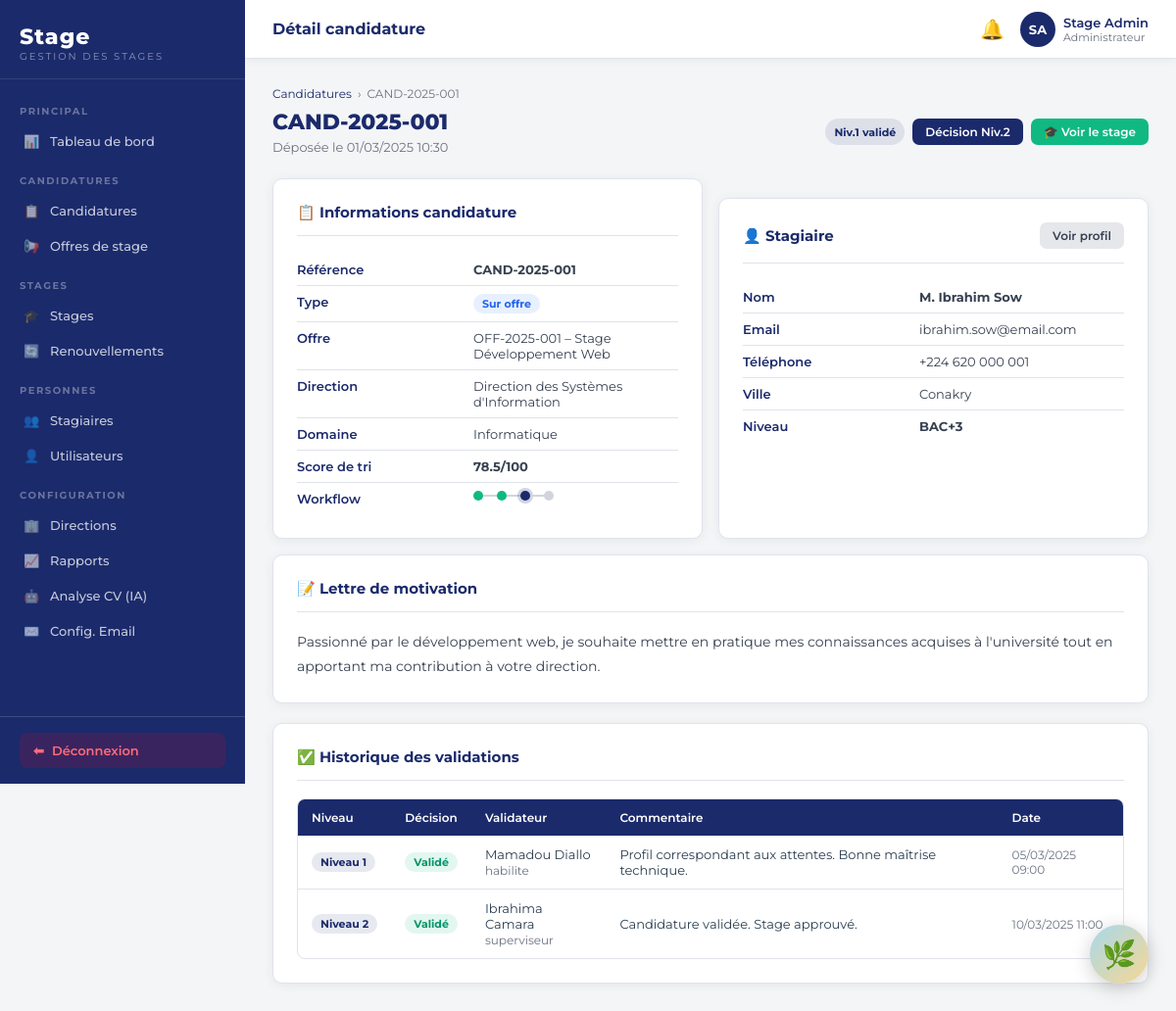
The app's page /backoffice.php?page=candidature_detail&id=1 (signed in) with its own data.
### tables this page shows
CREATE TABLE IF NOT EXISTS candidatures (
    id INT AUTO_INCREMENT PRIMARY KEY,
    reference VARCHAR(30) UNIQUE NOT NULL,
    stagiaire_id INT NOT NULL,
    offre_id INT,
    type_candidature ENUM('offre','spontanee') DEFAULT 'spontanee',
    domaine_id INT,
    direction_id INT,
    score_tri DECIMAL(5,2) DEFAULT 0,
    statut_global ENUM('soumise','niv1_en_cours','niv1_valide','validee','niv1_rejete','rejetee','complement') DEFAULT 'soumise',
    motivation TEXT,
    date_candidature TIMESTAMP DEFAULT CURRENT_TIMESTAMP,
    FOREIGN KEY (stagiaire_id) REFERENCES stagiaires(id) ON DELETE CASCADE,
    FOREIGN KEY (offre_id) REFERENCES offres_stage(id) ON DELETE SET NULL,
    FOREIGN KEY (domaine_id) REFERENCES domaines(id) ON DELETE SET NULL,
    FOREIGN KEY (direction_id) REFERENCES directions(id) ON DELETE SET NULL
);

CREATE TABLE IF NOT EXISTS offres_stage (
    id INT AUTO_INCREMENT PRIMARY KEY,
    reference VARCHAR(30) UNIQUE NOT NULL,
    titre VARCHAR(200) NOT NULL,
    description TEXT,
    profil_recherche TEXT,
    direction_id INT,
    domaine_id INT,
    niveau_minimum ENUM('bac','bac+2','bac+3','bac+4','bac+5','doctorat') DEFAULT 'bac+3',
    experience_minimale INT DEFAULT 0 COMMENT 'en mois',
    nb_places INT DEFAULT 1,
    date_publication DATE,
    date_limite DATE,
    statut ENUM('ouverte','fermee','archivee') DEFAULT 'ouverte',
    creee_par INT,
    created_at TIMESTAMP DEFAULT CURRENT_TIMESTAMP,
    FOREIGN KEY (direction_id) REFERENCES directions(id) ON DELETE SET NULL,
    FOREIGN KEY (domaine_id) REFERENCES domaines(id) ON DELETE SET NULL,
    FOREIGN KEY (creee_par) REFERENCES utilisateurs(id) ON DELETE SET NULL
);

CREATE TABLE IF NOT EXISTS directions (
    id INT AUTO_INCREMENT PRIMARY KEY,
    libelle VARCHAR(150) NOT NULL,
    abreviation VARCHAR(20),
    actif TINYINT(1) DEFAULT 1,
    created_at TIMESTAMP DEFAULT CURRENT_TIMESTAMP
);

CREATE TABLE IF NOT EXISTS domaines (
    id INT AUTO_INCREMENT PRIMARY KEY,
    libelle VARCHAR(150) NOT NULL,
    actif TINYINT(1) DEFAULT 1,
    created_at TIMESTAMP DEFAULT CURRENT_TIMESTAMP
);

CREATE TABLE IF NOT EXISTS utilisateurs (
    id INT AUTO_INCREMENT PRIMARY KEY,
    nom VARCHAR(100) NOT NULL,
    prenom VARCHAR(100) NOT NULL,
    email VARCHAR(191) NOT NULL UNIQUE,
    mot_de_passe VARCHAR(255) NOT NULL,
    role ENUM('administrateur','habilite','superviseur','directeur','stagiaire') NOT NULL DEFAULT 'stagiaire',
    actif TINYINT(1) DEFAULT 1,
    civilite ENUM('M.','Mme') DEFAULT 'M.',
    created_at TIMESTAMP DEFAULT CURRENT_TIMESTAMP
);

CREATE TABLE IF NOT EXISTS stagiaires (
    id INT AUTO_INCREMENT PRIMARY KEY,
    utilisateur_id INT NOT NULL,
    niveau_etude ENUM('bac','bac+2','bac+3','bac+4','bac+5','doctorat') DEFAULT 'bac+3',
    telephone VARCHAR(30),
    adresse TEXT,
    ville VARCHAR(100),
    nationalite VARCHAR(100) DEFAULT 'Guinéenne',
    date_naissance DATE,
    sexe ENUM('M','F') DEFAULT 'M',
    domaine_principal_id INT,
    date_inscription TIMESTAMP DEFAULT CURRENT_TIMESTAMP,
    cv_fichier VARCHAR(255),
    cv_analyse JSON,
    piece_identite VARCHAR(255),
    diplome_fichier VARCHAR(255),
    FOREIGN KEY (utilisateur_id) REFERENCES utilisateurs(id) ON DELETE CASCADE,
    FOREIGN KEY (domaine_principal_id) REFERENCES domaines(id) ON DELETE SET NULL
);

CREATE TABLE IF NOT EXISTS validations_candidature (
    id INT AUTO_INCREMENT PRIMARY KEY,
    candidature_id INT NOT NULL,
    niveau_validation ENUM('niv1','niv2') NOT NULL,
    validateur_id INT,
    statut ENUM('en_attente','valide','rejete','complement') DEFAULT 'en_attente',
    commentaire TEXT,
    date_decision TIMESTAMP NULL,
    FOREIGN KEY (candidature_id) REFERENCES candidatures(id) ON DELETE CASCADE,
    FOREIGN KEY (validateur_id) REFERENCES utilisateurs(id) ON DELETE SET NULL
);

### backoffice.php (called while the page is built, shortened)
<?php
require_once __DIR__ . '/config.php';
$page = preg_replace('/[^a-zA-Z0-9_\-]/', '', $_GET['page'] ?? 'dashboard');
$file = __DIR__ . "/pages/admin/{$page}.php";
include $file;

### pages/admin/candidature_detail.php (the view, shortened to what this page needs)
<?php
require_once __DIR__ . '/../../includes/header.php';
$pdo = getPDO();
$id = (int)($_GET['id'] ?? 0);
$stmt = $pdo->prepare('SELECT c.*, u.nom, u.prenom, u.email, u.civilite, s.id as stag_id, s.niveau_etude, s.telephone, s.ville, o.titre as offre_titre, o.reference as offre_ref, d.libelle as direction_libelle, dm.libelle as domaine_libelle FROM candidatures c JOIN stagiaires s ON s.id = c.stagiaire_id JOIN utilisateurs u ON u.id = s.utilisateur_id LEFT JOIN offres_stage o ON o.id = c.offre_id LEFT JOIN directions d ON d.id = c.direction_id LEFT JOIN domaines dm ON dm.id = c.domaine_id WHERE c.id = ?');
$stmt->execute([$id]);
$c = $stmt->fetch();
$validations = $pdo->prepare('SELECT v.*, u.nom, u.prenom, u.role FROM validations_candidature v LEFT JOIN utilisateurs u ON u.id = v.validateur_id WHERE v.candidature_id = ? ORDER BY v.niveau_validation ASC');
$validations->execute([$id]);
$validations = $validations->fetchAll();
$stage_existe = $pdo->prepare('SELECT id FROM stages WHERE candidature_id = ?');
$stage_existe->execute([$id]);
$stage_id = $stage_existe->fetchColumn();
$canDecideNiv2 = $c['statut_global'] === 'niv1_valide' && hasRole('administrateur','superviseur','directeur');
?>
<div class="breadcrumb">
  <a href="backoffice.php?page=candidatures">Candidatures</a>
  <span>›</span>
  <span><?= h($c['reference']) ?></span>
</div>
<div class="page-header d-flex justify-between align-center">
  <div>
    <h1><?= h($c['reference']) ?></h1>
    <p>Déposée le <?= h(date('d/m/Y H:i', strtotime($c['date_candidature']))) ?></p>
  </div>
  <div class="d-flex gap-2">
    <?= statusBadge($c['statut_global']) ?>
    <?php if ($canDecideNiv2): ?>
    <button class="btn btn-primary btn-sm" onclick="openModal('modal-niv2')">Décision Niv.2</button>
    <?php endif; ?>
    <?php if ($stage_id): ?>
    <a href="backoffice.php?page=stage_detail&amp;id=<?= $stage_id ?>" class="btn btn-success btn-sm">🎓 Voir le stage</a>
    <?php endif; ?>
  </div>
</div>
<div class="grid-2">
  <div class="card">
    <div class="card-header"><span class="card-title">📋 Informations candidature</span></div>
    <div class="card-body">
      <div class="info-row"><span class="info-label">Référence</span><span class="info-val fw-bold"><?= h($c['reference']) ?></span></div>
      <div class="info-row"><span class="info-label">Type</span><span class="info-val"><?= $c['type_candidature']==='offre'?'<span class="badge badge-info">Sur offre</span>':'<span class="badge badge-secondary">Spontanée</span>' ?></span></div>
      <?php if ($c['offre_titre']): ?>
      <div class="info-row"><span class="info-label">Offre</span><span class="info-val"><?= h($c['offre_ref'] . ' – ' . $c['offre_titre']) ?></span></div>
      <?php endif; ?>
      <div class="info-row"><span class="info-label">Direction</span><span class="info-val"><?= h($c['direction_libelle'] ?? '-') ?></span></div>
      <div class="info-row"><span class="info-label">Domaine</span><span class="info-val"><?= h($c['domaine_libelle'] ?? '-') ?></span></div>
      <div class="info-row"><span class="info-label">Score de tri</span><span class="info-val"><strong><?= number_format((float)$c['score_tri'],1) ?>/100</strong></span></div>
      <div class="info-row"><span class="info-label">Workflow</span><span class="info-val"><?= workflowDots($c['statut_global']) ?></span></div>
    </div>
  </div>
  <div class="card">
    <div class="card-header">
      <span class="card-title">👤 Stagiaire</span>
      <a href="backoffice.php?page=stagiaire_detail&amp;id=<?= $c['stag_id'] ?>" class="btn btn-secondary btn-sm">Voir profil</a>
    </div>
    <div class="card-body">
      <div class="info-row"><span class="info-label">Nom</span><span class="info-val fw-bold"><?= h($c['civilite'] . ' ' . $c['prenom'] . ' ' . $c['nom']) ?></span></div>
      <div class="info-row"><span class="info-label">Email</span><span class="info-val"><?= h($c['email']) ?></span></div>
      <div class="info-row"><span class="info-label">Téléphone</span><span class="info-val"><?= h($c['telephone'] ?? '-') ?></span></div>
      <div class="info-row"><span class="info-label">Ville</span><span class="info-val"><?= h($c['ville'] ?? '-') ?></span></div>
      <div class="info-row"><span class="info-label">Niveau</span><span class="info-val"><strong><?= h(strtoupper($c['niveau_etude'])) ?></strong></span></div>
    </div>
  </div>
</div>
<div class="card mt-4">
  <div class="card-header"><span class="card-title">📝 Lettre de motivation</span></div>
  <div class="card-body">
    <p style="line-height:1.8;font-size:14px;color:#374151;"><?= nl2br(h($c['motivation'] ?? 'Non renseignée.')) ?></p>
  </div>
</div>
<div class="card mt-4">
  <div class="card-header"><span class="card-title">✅ Historique des validations</span></div>
  <?php if (empty($validations)): ?>
  <div class="card-body"><p class="text-muted text-sm">Aucune décision enregistrée.</p></div>
  <?php else: ?>
  <div class="table-wrap">
    <table>
      <thead><tr><th>Niveau</th><th>Décision</th><th>Validateur</th><th>Commentaire</th><th>Date</th></tr></thead>
      <tbody>
        <?php foreach ($validations as $v): ?>
        <tr>
          <td><span class="badge badge-primary"><?= $v['niveau_validation'] === 'niv1' ? 'Niveau 1' : 'Niveau 2' ?></span></td>
          <td><?= statusBadge($v['statut']) ?></td>
          <td><?= h(($v['prenom'] ?? '') . ' ' . ($v['nom'] ?? 'N/A')) ?><br><span class="text-muted text-sm"><?= h($v['role'] ?? '') ?></span></td>
          <td><?= h($v['commentaire'] ?? '-') ?></td>
          <td class="text-sm text-muted"><?= $v['date_decision'] ? h(date('d/m/Y H:i', strtotime($v['date_decision']))) : '-' ?></td>
        </tr>
        <?php endforeach; ?>
      </tbody>
    </table>
  </div>
  <?php endif; ?>
</div>
<?php require_once __DIR__ . '/../../includes/footer.php'; ?>

### config.php (shortened to what this page needs)
<?php
function h(string $s): string {
    return htmlspecialchars($s, ENT_QUOTES, 'UTF-8');
}
function hasRole(string ...$roles): bool {
    return in_array($_SESSION['user']['role'], $roles, true);
}
function workflowDots(string $statut): string {
    $steps = [
        'soumise'        => 1,
        'niv1_en_cours'  => 2,
        'niv1_valide'    => 3,
        'validee'        => 4,
        'niv1_rejete'    => -1,
        'rejetee'        => -2,
        'complement'     => 0,
    ];
    $current = $steps[$statut] ?? 1;
    $labels  = ['Soumise', 'Niv.1', 'Niv.2', 'Validée'];
    $html = '<div class="workflow-dots">';
    foreach ($labels as $i => $label) {
        $step = $i + 1;
        if ($current < 0) {
            $cls = $step <= abs($current) ? 'rejected' : 'pending';
        } elseif ($step < $current) {
            $cls = 'done';
        } elseif ($step === $current) {
            $cls = 'active';
        } else {
            $cls = 'pending';
        }
        $html .= "<span class=\"dot $cls\" title=\"$label\"></span>";
        if ($i < count($labels) - 1) $html .= '<span class="dot-line"></span>';
    }
    $html .= '</div>';
    return $html;
}
function statusBadge(string $statut): string {
    $map = [
        'soumise'        => ['Soumise', 'badge-info'],
        'niv1_en_cours'  => ['Niv.1 en cours', 'badge-warning'],
        'niv1_valide'    => ['Niv.1 validé', 'badge-primary'],
        'validee'        => ['Validée', 'badge-success'],
        'niv1_rejete'    => ['Niv.1 rejeté', 'badge-danger'],
        'rejetee'        => ['Rejetée', 'badge-danger'],
        'complement'     => ['Complément requis', 'badge-warning'],
        'preparation'    => ['Préparation', 'badge-info'],
        'en_cours'       => ['En cours', 'badge-success'],
        'renouvele'      => ['Renouvelé', 'badge-primary'],
        'termine'        => ['Terminé', 'badge-secondary'],
        'interrompu'     => ['Interrompu', 'badge-warning'],
        'annule'         => ['Annulé', 'badge-danger'],
        'ouverte'        => ['Ouverte', 'badge-success'],
        'fermee'         => ['Fermée', 'badge-warning'],
        'archivee'       => ['Archivée', 'badge-secondary'],
        'en_attente'     => ['En attente', 'badge-warning'],
        'valide'         => ['Validé', 'badge-success'],
        'rejete'         => ['Rejeté', 'badge-danger'],
        'precisions'     => ['Précisions requises', 'badge-info'],
        'valide_v'       => ['Validé', 'badge-success'],
        'rejete_v'       => ['Rejeté', 'badge-danger'],
    ];
    [$label, $cls] = $map[$statut] ?? [ucfirst($statut), 'badge-secondary'];
    return "<span class=\"badge $cls\">" . h($label) . '</span>';
}

### includes/header.php (style rules this page uses)
*,*::before,*::after { box-sizing:border-box;margin:0;padding:0 }
html { font-size:15px }
body { font-family:'Montserrat',sans-serif;background:#f4f5f7;color:#2c3e50;display:flex;min-height:100vh }
:root { --navy:#1b2a6b; --navy-dark:#132050; --navy-light:#2d3f8c; --red:#e8001c; --red-dark:#c0001a; --gray-bg:#f4f5f7; --gray-border:#e0e3ed; --gray-text:#6b7280; --white:#ffffff; --success:#10b981; --warning:#f59e0b; --info:#3b82f6; --sidebar-w:250px; }
.page-header { margin-bottom:24px; }
.page-header h1 { font-size:22px;font-weight:800;color:var(--navy); }
.page-header p { color:var(--gray-text);font-size:13px;margin-top:4px; }
.breadcrumb { display:flex;align-items:center;gap:6px;font-size:12px;color:var(--gray-text);margin-bottom:8px; }
.breadcrumb a { color:var(--navy);text-decoration:none; }
.card { background:#fff;border-radius:10px;padding:24px;box-shadow:0 2px 12px rgba(0,0,0,.06);border:1px solid var(--gray-border); }
.card-header { display:flex;align-items:center;justify-content:space-between;margin-bottom:18px;padding-bottom:14px;border-bottom:1px solid var(--gray-border); }
.card-title { font-size:15px;font-weight:700;color:var(--navy); }
.card-body { ; }
.card + .card { margin-top:20px; }
.btn { display:inline-flex;align-items:center;gap:6px; padding:9px 18px;border-radius:7px; font-size:13px;font-weight:600;font-family:inherit; border:none;cursor:pointer;transition:all .2s; text-decoration:none;white-space:nowrap; }
.btn-primary { background:var(--navy);color:#fff; }
.btn-success { background:var(--success);color:#fff; }
.btn-secondary { background:#e5e7eb;color:#374151; }
.btn-sm { padding:6px 13px;font-size:12px; }
.badge { display:inline-flex;align-items:center; padding:3px 9px;border-radius:99px; font-size:11px;font-weight:700;white-space:nowrap; }
.badge-success { background:rgba(16,185,129,.12);color:#059669; }
.badge-info { background:rgba(59,130,246,.12);color:#2563eb; }
.badge-primary { background:rgba(27,42,107,.1);color:var(--navy); }
.table-wrap { overflow-x:auto;border-radius:8px;border:1px solid var(--gray-border); }
table { width:100%;border-collapse:collapse;font-size:13px; }
thead th { background:var(--navy);color:#fff;padding:11px 14px;font-weight:600;font-size:12px;text-align:left;white-space:nowrap; }
tbody td { padding:11px 14px;border-bottom:1px solid var(--gray-border);vertical-align:middle; }
tbody tr:last-child td { border-bottom:none; }
.workflow-dots { display:flex;align-items:center;gap:0; }
.dot { width:10px;height:10px;border-radius:50%;flex-shrink:0; }
.dot.done { background:var(--success); }
.dot.active { background:var(--navy);box-shadow:0 0 0 3px rgba(27,42,107,.2); }
.dot.pending { background:#d1d5db; }
.dot-line { flex:1;height:2px;background:#d1d5db;min-width:14px; }
.text-muted { color:var(--gray-text); }
.text-sm { font-size:12px; }
.fw-bold { font-weight:700; }
.mt-4 { margin-top:16px; }
.d-flex { display:flex; }
.align-center { align-items:center; }
.justify-between { justify-content:space-between; }
.gap-2 { gap:8px; }
.grid-2 { display:grid;grid-template-columns:1fr 1fr;gap:16px; }
.info-row { display:flex;padding:8px 0;border-bottom:1px solid var(--gray-border);font-size:13px; }
.info-row:last-child { border-bottom:none; }
.info-label { min-width:180px;font-weight:600;color:var(--navy); }
.info-val { color:#374151; }

### records on screen
candidatures: reference "CAND-2025-001", date_candidature "01/03/2025 10:30", offre.titre "OFF-2025-001 – Stage Développement Web", direction.libelle "Direction des Systèmes d'Information", domaine.libelle "Informatique", score_tri "78.5", utilisateurs.civilite+prenom+nom "M. Ibrahim Sow", utilisateurs.email "ibrahim.sow@email.com", stagiaire.telephone "+224 620 000 001", stagiaire.ville "Conakry", stagiaire.niveau_etude "BAC+3", motivation "Passionné par le développement web, je souhaite mettre en pratique mes connaissances acquises à l'université tout en apportant ma contribution à votre direction."
validations_candidature: niveau_validation "Niveau 1", validateur.nom "Mamadou Diallo", validateur.role "habilite", commentaire "Profil correspondant aux attentes. Bonne maîtrise technique.", date_decision "05/03/2025 09:00"
validations_candidature: niveau_validation "Niveau 2", validateur.nom "Ibrahima Camara", validateur.role "superviseur", commentaire "Candidature validée. Stage approuvé.", date_decision "10/03/2025 11:00"

### other values on screen
STAGIA_PAGE ?: 'Stage' "Détail candidature"
$initiales "SA"
$prenom . ' ' . $nom "Stage Admin"
$user['role'] "Administrateur"
$label "Niv.1 validé"
